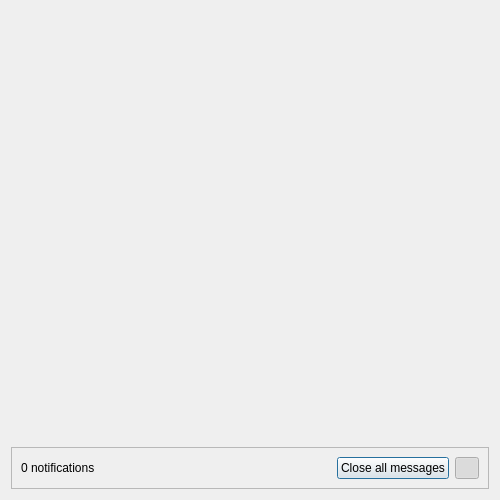
<?xml version="1.0" encoding="UTF-8"?>
<ui version="4.0">
 <class>NotificationManagerUI</class>
 <widget class="QDialog" name="NotificationManagerUI">
  <property name="geometry">
   <rect>
    <x>0</x>
    <y>0</y>
    <width>500</width>
    <height>500</height>
   </rect>
  </property>
  <property name="sizePolicy">
   <sizepolicy hsizetype="Preferred" vsizetype="MinimumExpanding">
    <horstretch>0</horstretch>
    <verstretch>0</verstretch>
   </sizepolicy>
  </property>
  <property name="minimumSize">
   <size>
    <width>500</width>
    <height>0</height>
   </size>
  </property>
  <property name="windowTitle">
   <string>NotificationManagerUI</string>
  </property>
  <property name="styleSheet">
   <string notr="true"/>
  </property>
  <layout class="QVBoxLayout" name="verticalLayout_5">
   <item>
    <widget class="QScrollArea" name="scrollArea">
     <property name="sizePolicy">
      <sizepolicy hsizetype="Minimum" vsizetype="MinimumExpanding">
       <horstretch>0</horstretch>
       <verstretch>0</verstretch>
      </sizepolicy>
     </property>
     <property name="frameShape">
      <enum>QFrame::NoFrame</enum>
     </property>
     <property name="frameShadow">
      <enum>QFrame::Plain</enum>
     </property>
     <property name="horizontalScrollBarPolicy">
      <enum>Qt::ScrollBarAlwaysOff</enum>
     </property>
     <property name="sizeAdjustPolicy">
      <enum>QAbstractScrollArea::AdjustToContents</enum>
     </property>
     <property name="widgetResizable">
      <bool>true</bool>
     </property>
     <widget class="QWidget" name="notifications">
      <property name="geometry">
       <rect>
        <x>0</x>
        <y>0</y>
        <width>300</width>
        <height>432</height>
       </rect>
      </property>
      <property name="sizePolicy">
       <sizepolicy hsizetype="Fixed" vsizetype="MinimumExpanding">
        <horstretch>0</horstretch>
        <verstretch>0</verstretch>
       </sizepolicy>
      </property>
      <property name="minimumSize">
       <size>
        <width>300</width>
        <height>0</height>
       </size>
      </property>
      <layout class="QVBoxLayout" name="verticalLayout"/>
     </widget>
    </widget>
   </item>
   <item>
    <widget class="QFrame" name="frame">
     <property name="sizePolicy">
      <sizepolicy hsizetype="Preferred" vsizetype="Maximum">
       <horstretch>0</horstretch>
       <verstretch>0</verstretch>
      </sizepolicy>
     </property>
     <property name="frameShape">
      <enum>QFrame::StyledPanel</enum>
     </property>
     <property name="frameShadow">
      <enum>QFrame::Raised</enum>
     </property>
     <layout class="QHBoxLayout" name="horizontalLayout_2">
      <item>
       <widget class="QLabel" name="label">
        <property name="text">
         <string>0 notifications</string>
        </property>
       </widget>
      </item>
      <item>
       <spacer name="horizontalSpacer">
        <property name="orientation">
         <enum>Qt::Horizontal</enum>
        </property>
        <property name="sizeHint" stdset="0">
         <size>
          <width>40</width>
          <height>20</height>
         </size>
        </property>
       </spacer>
      </item>
      <item>
       <widget class="QPushButton" name="btnClose">
        <property name="text">
         <string>Close all messages</string>
        </property>
       </widget>
      </item>
      <item>
       <widget class="QPushButton" name="btnHideShow">
        <property name="maximumSize">
         <size>
          <width>24</width>
          <height>24</height>
         </size>
        </property>
        <property name="text">
         <string/>
        </property>
        <property name="icon">
         <iconset resource="../../resources.qrc">
          <normaloff>:/images/assets/up_arrorw_small.svg</normaloff>
          <normalon>:/images/assets/down_arrorw_small.svg</normalon>:/images/assets/up_arrorw_small.svg</iconset>
        </property>
        <property name="iconSize">
         <size>
          <width>18</width>
          <height>18</height>
         </size>
        </property>
        <property name="checkable">
         <bool>true</bool>
        </property>
        <property name="checked">
         <bool>true</bool>
        </property>
       </widget>
      </item>
     </layout>
    </widget>
   </item>
  </layout>
 </widget>
 <resources>
  <include location="../../resources.qrc"/>
 </resources>
 <connections/>
</ui>
